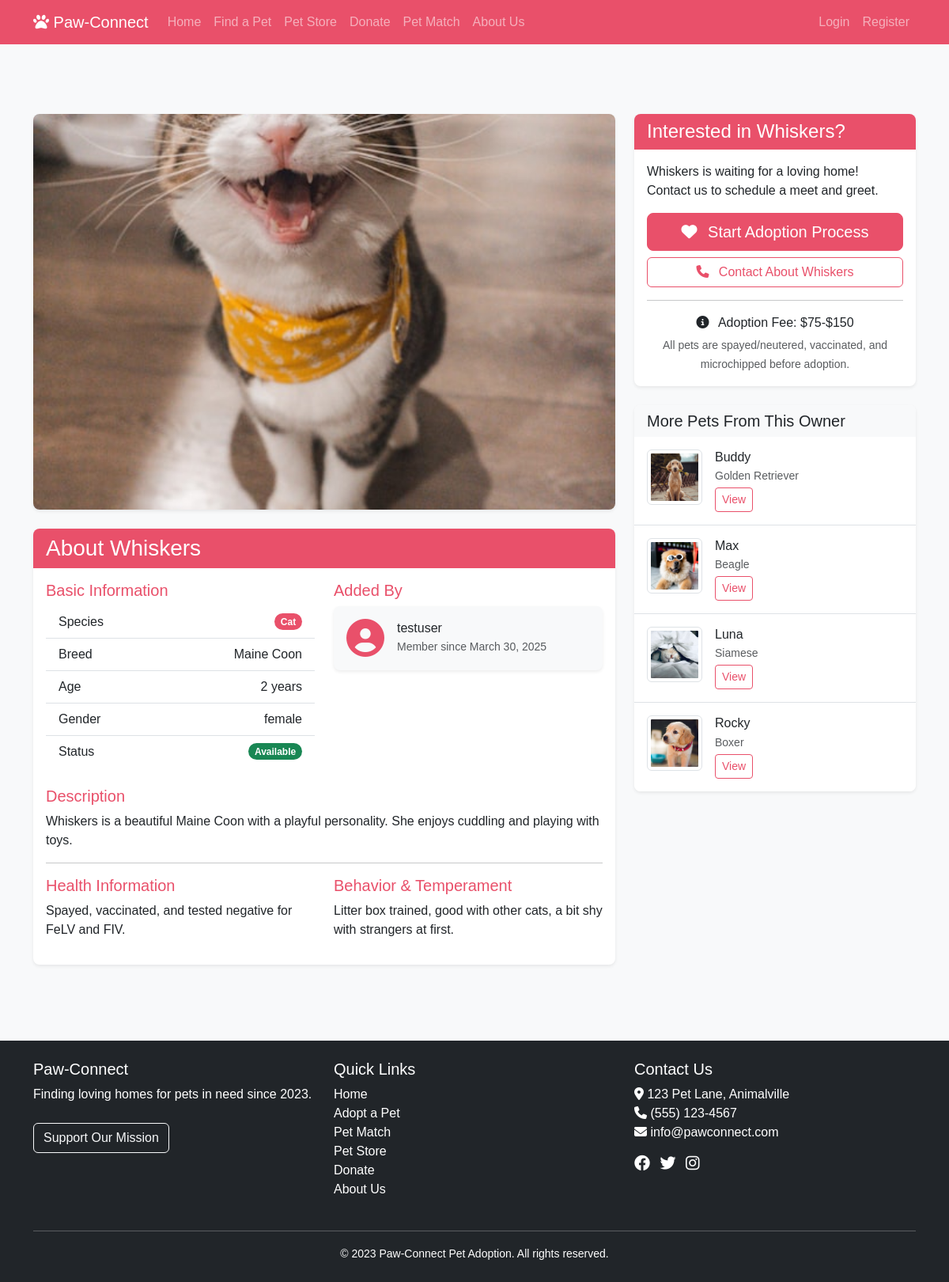
/pets/2, run on the app's committed database.
### models.py (models this page shows, shortened)
class Pet(db.Model):
    id = db.Column(db.Integer, primary_key=True)
    name = db.Column(db.String(100), nullable=False)
    species = db.Column(db.String(50), nullable=False)  # dog, cat, etc.
    breed = db.Column(db.String(100))
    age = db.Column(db.Integer)  # Age in months
    gender = db.Column(db.String(10))
    description = db.Column(db.Text)
    health_info = db.Column(db.Text)
    behavior_info = db.Column(db.Text)
    adoption_status = db.Column(db.String(20), default='available')  # available, pending, adopted
    image_filename = db.Column(db.String(255))
    created_at = db.Column(db.DateTime, default=datetime.utcnow)
    size = db.Column(db.String(20))  # small, medium, large
    energy_level = db.Column(db.String(20))  # low, medium, high
    good_with_children = db.Column(db.Boolean, default=False)
    good_with_other_pets = db.Column(db.Boolean, default=False)
    special_needs = db.Column(db.Boolean, default=False)
    training_level = db.Column(db.String(30))  # untrained, basic, well_trained
    user_id = db.Column(db.Integer, db.ForeignKey('user.id'))

class User(UserMixin, db.Model):
    id = db.Column(db.Integer, primary_key=True)
    username = db.Column(db.String(64), unique=True, nullable=False)
    email = db.Column(db.String(120), unique=True, nullable=False)
    password_hash = db.Column(db.String(256), nullable=False)
    first_name = db.Column(db.String(64))
    last_name = db.Column(db.String(64))
    phone = db.Column(db.String(20))
    address = db.Column(db.String(200))
    city = db.Column(db.String(100))
    state = db.Column(db.String(100))
    zip_code = db.Column(db.String(20))
    created_at = db.Column(db.DateTime, default=datetime.utcnow)
    pets = db.relationship('Pet', backref='owner', lazy=True)
    donations = db.relationship('Donation', backref='donor', lazy=True)
    orders = db.relationship('Order', backref='customer', lazy=True)

### routes.py (the view)
@app.route('/pets/<int:pet_id>')
def pet_detail(pet_id):
    pet = Pet.query.get_or_404(pet_id)
    other_pets = []
    if pet.owner:
        other_pets = Pet.query.filter(Pet.user_id == pet.user_id,
                                     Pet.id != pet.id,
                                     Pet.adoption_status == 'available').limit(4).all()
    return render_template('pet_detail.html', pet=pet, other_pets=other_pets)

### routes.py (called while the page is built)
@app.context_processor
def inject_cart_count():
    cart_count = 0
    if current_user.is_authenticated:
        cart_items = CartItem.query.filter_by(user_id=current_user.id).all()
        cart_count = sum(item.quantity for item in cart_items)
    return dict(cart_count=cart_count)

### templates/pet_detail.html (shortened to what this page needs)
{% extends "base.html" %}
{% block content %}
<div class="container py-5">
    <div class="row">
        <div class="col-lg-8">
            <div class="card mb-4">
                <div class="card-body p-0">
                    <div class="pet-detail-image">
                        {% if pet.image_filename %}
                            <img src="{{ url_for('static', filename='uploads/' + pet.image_filename) }}" alt="{{ pet.name }}" class="img-fluid">
                        {% endif %}
                    </div>
                </div>
            </div>
            <div class="card mb-4">
                <div class="card-header bg-primary text-white">
                    <h3 class="mb-0">About {{ pet.name }}</h3>
                </div>
                <div class="card-body">
                    <div class="row mb-4">
                        <div class="col-md-6">
                            <h5 class="text-primary">Basic Information</h5>
                            <ul class="list-group list-group-flush">
                                <li class="list-group-item d-flex justify-content-between align-items-center">
                                    <span>Species</span>
                                    <span class="badge bg-primary rounded-pill">{{ pet.species.capitalize() }}</span>
                                </li>
                                <li class="list-group-item d-flex justify-content-between align-items-center">
                                    <span>Breed</span>
                                    <span>{{ pet.breed or 'Mixed/Unknown' }}</span>
                                </li>
                                <li class="list-group-item d-flex justify-content-between align-items-center">
                                    <span>Age</span>
                                    <span>
                                        {% if pet.age %}
                                            {% if pet.age < 12 %}{{ pet.age }} months
                                            {% else %}{{ (pet.age / 12)|int }} year{% if (pet.age / 12)|int != 1 %}s{% endif %}
                                            {% endif %}
                                        {% else %}
                                            Unknown
                                        {% endif %}
                                    </span>
                                </li>
                                <li class="list-group-item d-flex justify-content-between align-items-center">
                                    <span>Gender</span>
                                    <span>{{ pet.gender or 'Unknown' }}</span>
                                </li>
                                <li class="list-group-item d-flex justify-content-between align-items-center">
                                    <span>Status</span>
                                    <span class="badge {% if pet.adoption_status == 'available' %}bg-success{% elif pet.adoption_status == 'pending' %}bg-warning{% else %}bg-danger{% endif %} rounded-pill">
                                        {{ pet.adoption_status.capitalize() }}
                                    </span>
                                </li>
                            </ul>
                        </div>
                        <div class="col-md-6">
                            <h5 class="text-primary">Added By</h5>
                            <div class="card border-0 bg-light p-3">
                                {% if pet.owner %}
                                    <div class="d-flex align-items-center">
                                        <div class="me-3">
                                            <i class="fas fa-user-circle fa-3x text-primary"></i>
                                        </div>
                                        <div>
                                            <h6 class="mb-1">{{ pet.owner.username }}</h6>
                                            <p class="small text-muted mb-0">Member since {{ pet.owner.created_at.strftime('%B %d, %Y') }}</p>
                                        </div>
                                    </div>
                                {% endif %}
                            </div>
                        </div>
                    </div>
                    <h5 class="text-primary">Description</h5>
                    <p>{{ pet.description or 'No description provided.' }}</p>
                    <hr>
                    <div class="row">
                        <div class="col-md-6">
                            <h5 class="text-primary">Health Information</h5>
                            <p>{{ pet.health_info or 'No health information provided.' }}</p>
                        </div>
                        <div class="col-md-6">
                            <h5 class="text-primary">Behavior & Temperament</h5>
                            <p>{{ pet.behavior_info or 'No behavior information provided.' }}</p>
                        </div>
                    </div>
                </div>
            </div>
        </div>
        <div class="col-lg-4">
            <div class="card mb-4 sticky-top" style="top: 20px; z-index: 999;">
                <div class="card-header bg-primary text-white">
                    <h4 class="mb-0">Interested in {{ pet.name }}?</h4>
                </div>
                <div class="card-body">
                    <p>{{ pet.name }} is waiting for a loving home! Contact us to schedule a meet and greet.</p>
                    {% if pet.adoption_status == 'available' %}
                        <div class="d-grid gap-2">
                            <button class="btn btn-primary btn-lg">
                                <i class="fas fa-heart me-2"></i> Start Adoption Process
                            </button>
                            <button class="btn btn-outline-primary">
                                <i class="fas fa-phone me-2"></i> Contact About {{ pet.name }}
                            </button>
                        </div>
                    {% endif %}
                    <hr>
                    <div class="text-center">
                        <p class="mb-1"><i class="fas fa-info-circle me-2"></i> Adoption Fee: $75-$150</p>
                        <small class="text-muted">All pets are spayed/neutered, vaccinated, and microchipped before adoption.</small>
                    </div>
                </div>
            </div>
            {% if other_pets %}
            <div class="card">
                <div class="card-header bg-light">
                    <h5 class="mb-0">More Pets From This Owner</h5>
                </div>
                <div class="card-body p-0">
                    <ul class="list-group list-group-flush">
                        {% for other_pet in other_pets %}
                        <li class="list-group-item p-3">
                            <div class="d-flex">
                                <div class="flex-shrink-0">
                                    {% if other_pet.image_filename %}
                                        <img src="{{ url_for('static', filename='uploads/' + other_pet.image_filename) }}" alt="{{ other_pet.name }}" class="img-thumbnail" style="width: 70px; height: 70px; object-fit: cover;">
                                    {% endif %}
                                </div>
                                <div class="flex-grow-1 ms-3">
                                    <h6 class="mb-1">{{ other_pet.name }}</h6>
                                    <p class="small text-muted mb-1">{{ other_pet.breed or other_pet.species.capitalize() }}</p>
                                    <a href="{{ url_for('pet_detail', pet_id=other_pet.id) }}" class="btn btn-sm btn-outline-primary">View</a>
                                </div>
                            </div>
                        </li>
                        {% endfor %}
                    </ul>
                </div>
            </div>
            {% endif %}
        </div>
    </div>
</div>
{% endblock %}

### static/css/style.css (style rules this page uses)
:root { --primary-color: #e9506a; --primary-dark: #c13f57; --primary-light: #f17a8f; --secondary-color: #8a304e; --accent-color: #ffd0d8; --text-color: #444444; --light-bg: #fef6f7; --dark-primary: #ff6384; --dark-primary-dark: #e3476a; --dark-primary-light: #ff8ca3; --dark-secondary: #9d3463; --dark-background: #121212; --dark-surface: #242424; --dark-text: #e0e0e0; }
.btn-primary { background-color: var(--primary-color); border-color: var(--primary-color); }
.btn-outline-primary { color: var(--primary-color); border-color: var(--primary-color); }
.bg-primary { background-color: var(--primary-color) !important; }
.text-primary { color: var(--primary-color) !important; }
body { font-family: 'Nunito', sans-serif; color: var(--text-color); background-color: #f8f9fa; }
a { color: var(--primary-color); text-decoration: none; }
.card { border-radius: 0.5rem; overflow: hidden; box-shadow: 0 0.125rem 0.25rem rgba(0, 0, 0, 0.075); border: none; transition: all 0.3s ease; }
.card-header { border-bottom: none; }
.pet-detail-image img { width: 100%; height: 500px; object-fit: cover; }

### static/css/animations.css (style rules this page uses)
html { transition: color 0.3s ease, background-color 0.3s ease; }
body, .card, .navbar, .alert, .btn, .form-control, .modal-content, .dropdown-menu, .list-group-item { transition: all 0.3s ease; }
.card { transition: transform 0.3s ease, box-shadow 0.3s ease; }
.btn { transition: all 0.3s ease; }

### data on the page
Pet: image_filename (picture), name "Whiskers", species "Cat", breed "Maine Coon", (pet.age/12)|int "2", gender "female", adoption_status "Available", description "Whiskers is a beautiful Maine Coon with a playful personality. She enjoys cuddling and playing with toys.", health_info "Spayed, vaccinated, and tested negative for FeLV and FIV.", behavior_info "Litter box trained, good with other cats, a bit shy with strangers at first."
User: owner.username "testuser", owner.created_at "March 30, 2025"
Pet: image_filename (picture), name "Buddy", breed "Golden Retriever"
Pet: image_filename (picture), name "Max", breed "Beagle"
Pet: image_filename (picture), name "Luna", breed "Siamese"
Pet: image_filename (picture), name "Rocky", breed "Boxer"
